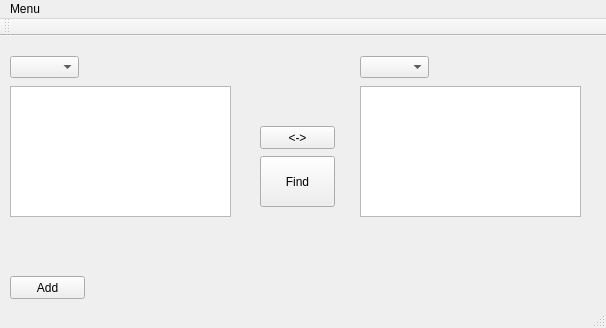
<?xml version="1.0" encoding="UTF-8"?>
<ui version="4.0">
 <class>MainWindow</class>
 <widget class="QMainWindow" name="MainWindow">
  <property name="geometry">
   <rect>
    <x>0</x>
    <y>0</y>
    <width>606</width>
    <height>328</height>
   </rect>
  </property>
  <property name="windowTitle">
   <string>MainWindow</string>
  </property>
  <widget class="QWidget" name="centralWidget">
   <widget class="QPushButton" name="button_find">
    <property name="geometry">
     <rect>
      <x>260</x>
      <y>120</y>
      <width>75</width>
      <height>51</height>
     </rect>
    </property>
    <property name="text">
     <string>Find</string>
    </property>
   </widget>
   <widget class="QPushButton" name="button_add">
    <property name="geometry">
     <rect>
      <x>10</x>
      <y>240</y>
      <width>75</width>
      <height>23</height>
     </rect>
    </property>
    <property name="text">
     <string>Add</string>
    </property>
   </widget>
   <widget class="QTextEdit" name="text_left">
    <property name="geometry">
     <rect>
      <x>10</x>
      <y>50</y>
      <width>221</width>
      <height>131</height>
     </rect>
    </property>
   </widget>
   <widget class="QTextEdit" name="text_right">
    <property name="geometry">
     <rect>
      <x>360</x>
      <y>50</y>
      <width>221</width>
      <height>131</height>
     </rect>
    </property>
   </widget>
   <widget class="QPushButton" name="button_change">
    <property name="geometry">
     <rect>
      <x>260</x>
      <y>90</y>
      <width>75</width>
      <height>23</height>
     </rect>
    </property>
    <property name="text">
     <string>&lt;-&gt;</string>
    </property>
   </widget>
   <widget class="QComboBox" name="comboBox_lang_left">
    <property name="geometry">
     <rect>
      <x>10</x>
      <y>20</y>
      <width>69</width>
      <height>22</height>
     </rect>
    </property>
   </widget>
   <widget class="QComboBox" name="comboBox_lang_right">
    <property name="geometry">
     <rect>
      <x>360</x>
      <y>20</y>
      <width>69</width>
      <height>22</height>
     </rect>
    </property>
   </widget>
  </widget>
  <widget class="QToolBar" name="mainToolBar">
   <attribute name="toolBarArea">
    <enum>TopToolBarArea</enum>
   </attribute>
   <attribute name="toolBarBreak">
    <bool>false</bool>
   </attribute>
  </widget>
  <widget class="QStatusBar" name="statusBar"/>
  <widget class="QMenuBar" name="menuBar">
   <property name="geometry">
    <rect>
     <x>0</x>
     <y>0</y>
     <width>606</width>
     <height>21</height>
    </rect>
   </property>
   <widget class="QMenu" name="menuMenu">
    <property name="title">
     <string>Menu</string>
    </property>
   </widget>
   <addaction name="menuMenu"/>
  </widget>
 </widget>
 <layoutdefault spacing="6" margin="11"/>
 <resources/>
 <connections/>
</ui>
